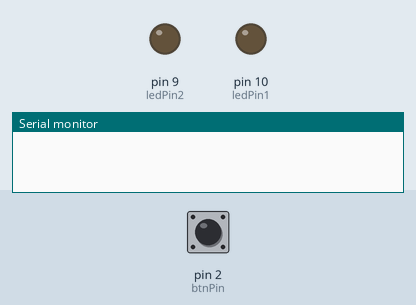
Simulated run of this sketch. Board: Arduino Uno, built with avr-gcc and run on an emulated ATmega328P. On the bench: output pins drawn as LEDs (lit = HIGH), the last lines printed to the serial monitor. The test bench sets the inputs (shaded band); at power-on: pin 2 (btnPin) LOW.

Above: at 1.2 s.
1.3 s: pin 2 (btnPin) pulled HIGH for 0.15 s
At 1.6 s:
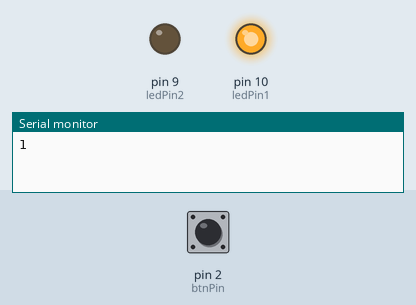
2.9 s: pin 2 (btnPin) pulled HIGH for 1 s
At 4.2 s:
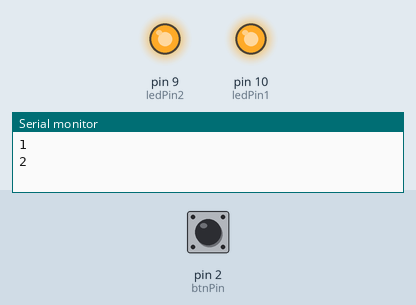
5.4 s: pin 2 (btnPin) pulled HIGH for 3.2 s
At 5.9 s:
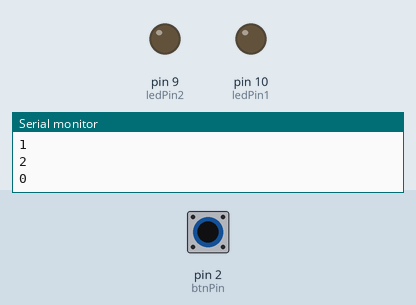
Timing chart, 0 to 8.4 s (numbered marks = the images above; inputs shaded):
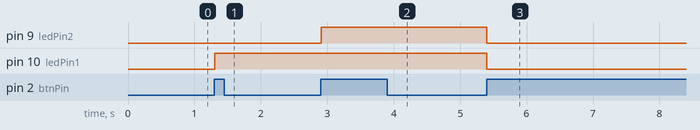

The sketch:

led-cycle.ino
```cpp
int ledPin1 = 10;
int ledPin2 = 9;
int btnPin = 2;
int btnState = 0;
int prevBtnState = 0;
int counter = 0;
void setup() {
  // put your setup code here, to run once:
  pinMode(ledPin1, OUTPUT);
  pinMode(ledPin2, OUTPUT);
  pinMode(btnPin, INPUT);
  Serial.begin(9600);
}

void loop() {
  // check the button
  btnState = digitalRead(btnPin);

  // check if the state is different from the previous loop
  if (btnState != prevBtnState) {
    if (btnState == HIGH) {
      // add one to the counter
      counter++;
      // check if the counter is too large
      if(counter>2){
        counter = 0;
      }
      Serial.println(counter);
    }
  }
  // store the current button state for the next loop
  prevBtnState = btnState;

  switch (counter) {
    case 0:
      digitalWrite(ledPin1, LOW);
      digitalWrite(ledPin2, LOW);
      break;
    case 1:
      digitalWrite(ledPin1, HIGH);
      digitalWrite(ledPin2, LOW);
      break;
    case 2:
      digitalWrite(ledPin1, HIGH);
      digitalWrite(ledPin2, HIGH);
      break;
  }

  // delay helps to prevent noise from the input signal
  // even better way to do this would be to implement debouncing:
  // https://www.arduino.cc/en/Tutorial/BuiltInExamples/Debounce
  delay(10);
}
```

Measured:
- after the input at 1.3 s, pin 10 (ledPin1): LOW → HIGH at once
- after the input at 2.9 s, pin 9 (ledPin2): LOW → HIGH at once
- after the input at 5.4 s, pin 9 (ledPin2), pin 10 (ledPin1): HIGH → LOW at once
